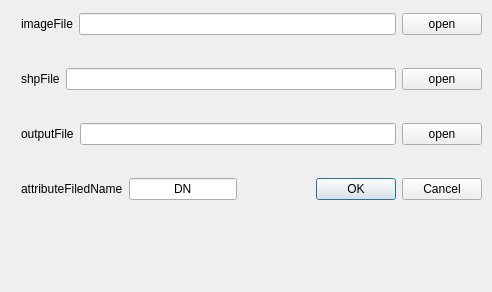
<?xml version="1.0" encoding="UTF-8"?>
<ui version="4.0">
 <class>Dialog_rasterizeLayer</class>
 <widget class="QDialog" name="Dialog_rasterizeLayer">
  <property name="geometry">
   <rect>
    <x>0</x>
    <y>0</y>
    <width>492</width>
    <height>292</height>
   </rect>
  </property>
  <property name="windowTitle">
   <string>Dialog</string>
  </property>
  <widget class="QWidget" name="">
   <property name="geometry">
    <rect>
     <x>21</x>
     <y>13</y>
     <width>461</width>
     <height>187</height>
    </rect>
   </property>
   <layout class="QVBoxLayout" name="verticalLayout">
    <item>
     <layout class="QHBoxLayout" name="horizontalLayout_4">
      <item>
       <widget class="QLabel" name="label_5">
        <property name="text">
         <string>imageFile</string>
        </property>
       </widget>
      </item>
      <item>
       <widget class="QLineEdit" name="lineEdit_imgpath"/>
      </item>
      <item>
       <widget class="QPushButton" name="pushButton_imagepath">
        <property name="text">
         <string>open</string>
        </property>
       </widget>
      </item>
     </layout>
    </item>
    <item>
     <spacer name="verticalSpacer_6">
      <property name="orientation">
       <enum>Qt::Vertical</enum>
      </property>
      <property name="sizeHint" stdset="0">
       <size>
        <width>456</width>
        <height>16</height>
       </size>
      </property>
     </spacer>
    </item>
    <item>
     <layout class="QHBoxLayout" name="horizontalLayout_3">
      <item>
       <widget class="QLabel" name="label_11">
        <property name="text">
         <string>shpFile</string>
        </property>
       </widget>
      </item>
      <item>
       <widget class="QLineEdit" name="lineEdit_shpfilepath"/>
      </item>
      <item>
       <widget class="QPushButton" name="pushButton_shpfilepath">
        <property name="text">
         <string>open</string>
        </property>
       </widget>
      </item>
     </layout>
    </item>
    <item>
     <spacer name="verticalSpacer">
      <property name="orientation">
       <enum>Qt::Vertical</enum>
      </property>
      <property name="sizeHint" stdset="0">
       <size>
        <width>456</width>
        <height>17</height>
       </size>
      </property>
     </spacer>
    </item>
    <item>
     <layout class="QHBoxLayout" name="horizontalLayout_2">
      <item>
       <widget class="QLabel" name="label_6">
        <property name="text">
         <string>outputFile</string>
        </property>
       </widget>
      </item>
      <item>
       <widget class="QLineEdit" name="lineEdit_outputpath"/>
      </item>
      <item>
       <widget class="QPushButton" name="pushButton_outputpath">
        <property name="text">
         <string>open</string>
        </property>
       </widget>
      </item>
     </layout>
    </item>
    <item>
     <spacer name="verticalSpacer_5">
      <property name="orientation">
       <enum>Qt::Vertical</enum>
      </property>
      <property name="sizeHint" stdset="0">
       <size>
        <width>456</width>
        <height>16</height>
       </size>
      </property>
     </spacer>
    </item>
    <item>
     <layout class="QHBoxLayout" name="horizontalLayout_5">
      <item>
       <layout class="QHBoxLayout" name="horizontalLayout">
        <item>
         <widget class="QLabel" name="label_4">
          <property name="text">
           <string>attributeFiledName</string>
          </property>
         </widget>
        </item>
        <item>
         <widget class="QLineEdit" name="lineEdit_attributeFiledName">
          <property name="text">
           <string>DN</string>
          </property>
          <property name="alignment">
           <set>Qt::AlignCenter</set>
          </property>
         </widget>
        </item>
       </layout>
      </item>
      <item>
       <spacer name="horizontalSpacer">
        <property name="orientation">
         <enum>Qt::Horizontal</enum>
        </property>
        <property name="sizeHint" stdset="0">
         <size>
          <width>40</width>
          <height>20</height>
         </size>
        </property>
       </spacer>
      </item>
      <item>
       <widget class="QDialogButtonBox" name="buttonBox">
        <property name="orientation">
         <enum>Qt::Horizontal</enum>
        </property>
        <property name="standardButtons">
         <set>QDialogButtonBox::Cancel|QDialogButtonBox::Ok</set>
        </property>
       </widget>
      </item>
     </layout>
    </item>
   </layout>
  </widget>
 </widget>
 <resources/>
 <connections>
  <connection>
   <sender>buttonBox</sender>
   <signal>accepted()</signal>
   <receiver>Dialog_rasterizeLayer</receiver>
   <slot>slot_ok()</slot>
   <hints>
    <hint type="sourcelabel">
     <x>479</x>
     <y>189</y>
    </hint>
    <hint type="destinationlabel">
     <x>157</x>
     <y>225</y>
    </hint>
   </hints>
  </connection>
  <connection>
   <sender>buttonBox</sender>
   <signal>rejected()</signal>
   <receiver>Dialog_rasterizeLayer</receiver>
   <slot>reject()</slot>
   <hints>
    <hint type="sourcelabel">
     <x>479</x>
     <y>195</y>
    </hint>
    <hint type="destinationlabel">
     <x>286</x>
     <y>225</y>
    </hint>
   </hints>
  </connection>
  <connection>
   <sender>pushButton_imagepath</sender>
   <signal>clicked()</signal>
   <receiver>Dialog_rasterizeLayer</receiver>
   <slot>slot_select_imgpath()</slot>
   <hints>
    <hint type="sourcelabel">
     <x>450</x>
     <y>30</y>
    </hint>
    <hint type="destinationlabel">
     <x>341</x>
     <y>47</y>
    </hint>
   </hints>
  </connection>
  <connection>
   <sender>pushButton_shpfilepath</sender>
   <signal>clicked()</signal>
   <receiver>Dialog_rasterizeLayer</receiver>
   <slot>slot_select_shpfilepath()</slot>
   <hints>
    <hint type="sourcelabel">
     <x>442</x>
     <y>77</y>
    </hint>
    <hint type="destinationlabel">
     <x>461</x>
     <y>102</y>
    </hint>
   </hints>
  </connection>
  <connection>
   <sender>pushButton_outputpath</sender>
   <signal>clicked()</signal>
   <receiver>Dialog_rasterizeLayer</receiver>
   <slot>slot_select_outputpath()</slot>
   <hints>
    <hint type="sourcelabel">
     <x>445</x>
     <y>134</y>
    </hint>
    <hint type="destinationlabel">
     <x>316</x>
     <y>109</y>
    </hint>
   </hints>
  </connection>
 </connections>
 <slots>
  <slot>slot_select_imgpath()</slot>
  <slot>slot_select_shpfilepath()</slot>
  <slot>slot_select_outputpath()</slot>
  <slot>slot_ok()</slot>
 </slots>
</ui>
